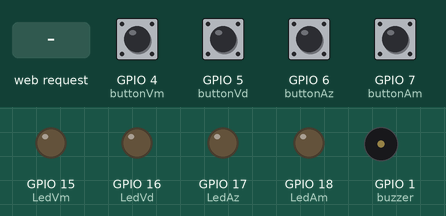
Simulated run of this sketch. Board: ESP32-S3. Parts: output pins drawn as LEDs (lit = HIGH), buzzer (waves = sounding). Inputs (shaded band) come from the test bench; at power-on: GPIO 4 (buttonVm), GPIO 5 (buttonVd), GPIO 6 (buttonAz), GPIO 7 (buttonAm) LOW. WiFi joins after 1.5 s; servers stay silent unless stated; random numbers use the default seed unless the sketch sets one; what the sketch prints to the serial monitor is not drawn.

Above: at 2.7 s.
2.8 s: HTTP request GET /H received
At 3.2 s:
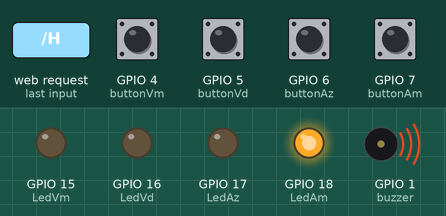
4.8 s: GPIO 7 (buttonAm) pulled HIGH for 0.15 s
At 7.1 s:
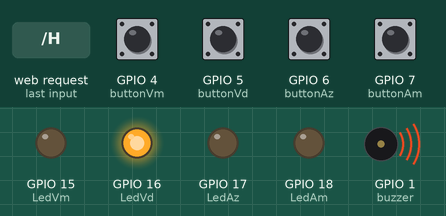
7.9 s: GPIO 4 (buttonVm) pulled HIGH for 0.15 s
At 8.1 s:
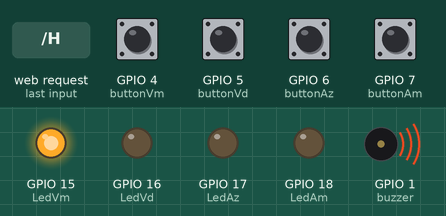
Timing chart, 0 to 10.9 s (numbered marks = the images above; inputs shaded):
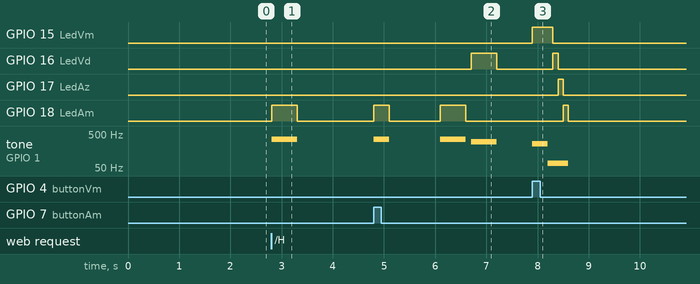

The sketch:

exercicio_de_programacao_4.ino
```cpp
//Bibliotecas
#include <WiFi.h>

//Diretivas de pinagem
#define LedVm 15
#define LedVd 16
#define LedAz 17
#define LedAm 18
#define buzzer 1
#define buttonVm 4
#define buttonVd 5
#define buttonAz 6
#define buttonAm 7

//Variáveis globais
int sequencia[32] = {};
int botoes[4] = { buttonVm, buttonVd, buttonAz, buttonAm };
int leds[4] = { LedVm, LedVd, LedAz, LedAm };
int sons[4] = { 262, 294, 330, 349 };
int rodada = 0;
int passo = 0;
int botao_pressionado = 0;
bool game_over = false;
bool iniciar_jogo = false;
int pontuacao = 0;
const char* ssid = "Inteli-COLLEGE";
const char* password = "QazWsx@123";
WiFiServer server(80);

void setup() {
  // Leds
  pinMode(LedVm, OUTPUT);
  pinMode(LedVd, OUTPUT);
  pinMode(LedAz, OUTPUT);
  pinMode(LedAm, OUTPUT);
  //Buzzer
  pinMode(buzzer, OUTPUT);
  //Botões
  pinMode(buttonVm, INPUT);
  pinMode(buttonVd, INPUT);
  pinMode(buttonAz, INPUT);
  pinMode(buttonAm, INPUT);
  Serial.begin(115200);
  //Conexão com o server
  Serial.println();
  Serial.println();
  Serial.print("Connecting to ");
  Serial.println(ssid);

  WiFi.begin(ssid, password);

  while (WiFi.status() != WL_CONNECTED) {
    delay(500);
    Serial.print(".");
  }

  Serial.println("");
  Serial.println("WiFi connected.");
  Serial.println("IP address: ");
  Serial.println(WiFi.localIP());

  server.begin();
}

void loop() {
  if (iniciar_jogo == true) {
    proximaRodada();
    cliente();
    pontuacao = rodada;
    Serial.print(pontuacao);
    reproduzirSequencia();
    aguardarJogador();
    //Estrutura para reiniciar as variaveis
    if (game_over == true) {

      for (int i = 0; i < 32; i++) { sequencia[i] = 0; };
      rodada = 0;
      passo = 0;
      game_over = false;
      iniciar_jogo = false;
    }
    delay(1000);
  }
  cliente();
}

//Funções
void proximaRodada() {
  // Essa função sorteia um valor entre 0 e 3 e
  //prenche o vetor sequencia com esse valor
  int sorteio = random(4);
  sequencia[rodada] = sorteio;
  rodada = rodada + 1;
}
void reproduzirSequencia() {
  //Essa função reproduz a sequencia que foi atribuida
  //ao vetor na função anterior e correlaciona os valores com
  //os leds e sons a partir dos idices dos vetores
  for (int i; i < rodada; i++) {
    tone(buzzer, sons[sequencia[i]]);
    digitalWrite(leds[sequencia[i]], HIGH);
    delay(500);
    noTone(buzzer);
    digitalWrite(leds[sequencia[i]], LOW);
    delay(100);
  }
}
void aguardarJogador() {
  //Função que verifica e aguarda a jogada
  // da interação
  for (int i = 0; i < rodada; i++) {
    bool jogada_efetuada = false;
    while (!jogada_efetuada) {
      for (int j = 0; j <= 3; j++) {
        if (digitalRead(botoes[j]) == HIGH) {
          botao_pressionado = j;
          tone(buzzer, sons[j]);
          digitalWrite(leds[j], HIGH);
          delay(300);
          digitalWrite(leds[j], LOW);
          noTone(buzzer);
          jogada_efetuada = true;
        }
      }
    }
    //Verifica a jogada
    if (sequencia[passo] != botao_pressionado) {
      //Efeito de game over
      for (int i = 0; i <= 3; i++) {
        tone(buzzer, 70);
        digitalWrite(leds[i], HIGH);
        delay(100);
        noTone(buzzer);
        digitalWrite(leds[i], LOW);
      }
      game_over = true;
      break;
    }
    passo = passo + 1;
  }
  passo = 0;
}
void cliente() {
  //Código simple serve arduino example
  WiFiClient client = server.available();

  if (client) {
    Serial.println("New Client.");
    String currentLine = "";
    while (client.connected()) {
      if (client.available()) {
        char c = client.read();
        Serial.write(c);
        if (c == '\n') {
          if (currentLine.length() == 0) {
            client.println("HTTP/1.1 200 OK");
            client.println("Content-type:text/html");
            client.println();

            //Conteudo html:
            client.print("<head><meta charset=utf-8>");
            client.print("<meta http-equiv=\"refresh\" content=\"1, http://10.128.65.191\">");
            client.print("</head>");
            client.print("<body>");
            client.print("Click <a href=\"/H\">here</a> Para iniciar o jogo.<br>");
            client.print("Pontuação:");
            client.print(pontuacao);

            client.print("</body>");
            break;
          } else {  // if you got a newline, then clear currentLine:
            currentLine = "";
          }
        } else if (c != '\r') {  // if you got anything else but a carriage return character,
          currentLine += c;      // add it to the end of the currentLine
        }

        // Requisição para iniciar o jogo
        if (currentLine.endsWith("GET /H")) {
          iniciar_jogo = true;
        }
      }
    }
    // Fecha a conexão
    client.stop();
    Serial.println("Client Disconnected.");
  }
}
```

Measured:
- after the input at 2.8 s, GPIO 18 (LedAm): LOW → HIGH at once, → LOW 0.50 s later; tone on GPIO 1 (buzzer): silent → 349 Hz at once, → silent 0.50 s later
- after the input at 4.8 s, GPIO 16 (LedVd): LOW → HIGH after 1.9 s, → LOW 0.50 s later; GPIO 18 (LedAm): LOW → HIGH at once, → LOW 0.30 s later, → HIGH 1.0 s later, → LOW 0.50 s later; tone on GPIO 1 (buzzer): plays 349 Hz for 0.30 s, 349 Hz for 0.50 s, 294 Hz for 0.50 s, starting at once
- after the input at 7.9 s, GPIO 15 (LedVm): LOW → HIGH at once, → LOW 0.40 s later; GPIO 16 (LedVd): LOW → HIGH after 0.40 s, → LOW 0.10 s later
